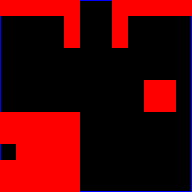

Rendered tile map (Tiled .tmx) drawn with the repository's tilesets; below, a short description and the full map source, tile grids included:
An orthogonal 12x12 tile map with 16x16 px tiles, 3 tile layers (Camada de Tiles 1, Camada de Tiles 2, Camada de Tiles 3).

<map version="2017.05.16" orientation="orthogonal" renderorder="right-down" width="12" height="12" tilewidth="16" tileheight="16" nextobjectid="1">
 <tileset firstgid="1" source="../../../objects/hitbox.tsx" />
 <layer name="Camada de Tiles 1" width="12" height="12">
  <data encoding="csv">
2,2,2,2,2,1,1,2,2,2,2,2,
1,1,1,1,2,1,1,2,1,1,1,1,
1,1,1,1,2,1,1,2,1,1,1,1,
1,1,1,1,1,1,1,1,1,1,1,1,
1,1,1,1,1,1,1,1,1,1,1,1,
1,1,1,1,1,1,1,1,1,2,2,1,
1,1,1,1,1,1,1,1,1,2,2,1,
2,2,2,2,2,1,1,1,1,1,1,1,
2,2,2,2,2,1,1,1,1,1,1,1,
1,2,2,2,2,1,1,1,1,1,1,1,
2,2,2,2,2,1,1,1,1,1,1,1,
2,2,2,2,2,1,1,1,1,1,1,1
</data>
 </layer>
 <layer name="Camada de Tiles 2" width="12" height="12">
  <data encoding="csv">
0,0,0,0,0,10,10,0,0,0,0,0,
9,0,0,0,0,0,0,0,0,0,0,11,
9,0,0,0,0,0,0,0,0,0,0,11,
9,0,0,0,0,0,0,0,0,0,0,11,
9,0,0,0,0,0,0,0,0,0,0,11,
9,0,0,0,0,0,0,0,0,0,0,11,
9,0,0,0,0,0,0,0,0,0,0,11,
0,0,0,0,0,0,0,0,0,0,0,11,
0,0,0,0,0,0,0,0,0,0,0,11,
9,0,0,0,0,0,0,0,0,0,0,11,
0,0,0,0,0,0,0,0,0,0,0,11,
0,0,0,0,0,12,12,12,12,12,12,11
</data>
 </layer>
 <layer name="Camada de Tiles 3" width="12" height="12">
  <data encoding="csv">
0,0,0,0,0,0,0,0,0,0,0,0,
0,0,0,0,0,0,0,0,0,0,0,0,
0,0,0,0,0,0,0,0,0,0,0,0,
0,0,0,0,0,0,0,0,0,0,0,0,
0,0,0,0,0,0,0,0,0,0,0,0,
0,0,0,0,0,0,0,0,0,0,0,0,
0,0,0,0,0,0,0,0,0,0,0,0,
0,0,0,0,0,0,0,0,0,0,0,0,
0,0,0,0,0,0,0,0,0,0,0,0,
0,0,0,0,0,0,0,0,0,0,0,0,
0,0,0,0,0,0,0,0,0,0,0,0,
0,0,0,0,0,0,0,0,0,0,0,12
</data>
 </layer>
</map>
